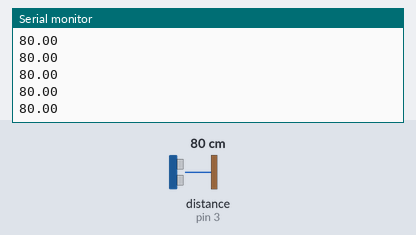
The sketch below on a simulated Arduino Uno, built with avr-gcc and run on an emulated ATmega328P. On the bench: the last lines printed to the serial monitor. The test bench sets the inputs (shaded band); at power-on: distance to the obstacle (sensor on pin 3) 80 cm. The echo pulse lasts 58.3 µs per cm.

Above: at 1.2 s.
1.3 s: distance to the obstacle (sensor on pin 3) set to 2 cm
At 1.38 s:
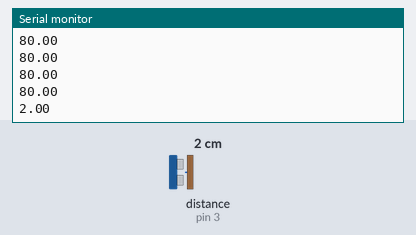
2.8 s: distance to the obstacle (sensor on pin 3) set to 4 cm
At 2.9 s:
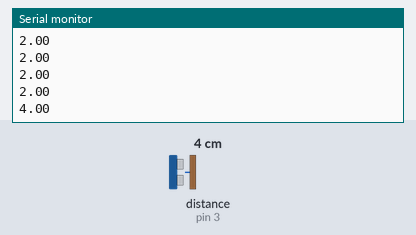
Timing chart, 0 to 5.8 s (numbered marks = the images above; inputs shaded):
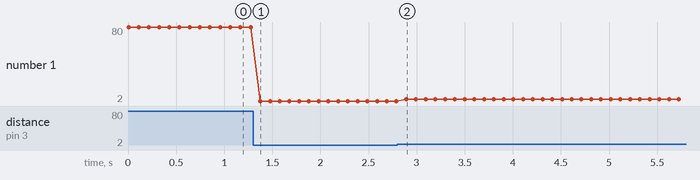

The sketch:

hcsr-04.ino
```cpp
#include <afstandssensor.h>

                                        // AfstandsSensor(triggerPin, echoPin);
AfstandsSensor afstandssensor(2, 3);  // Starter afstandssensoren på ben 2 og 3.

void setup () {
    Serial.begin(9600);  // Opsætter serial kommunikation tilbage til computeren
}

void loop () {
    // Måler afstanden for hver 500ms
    Serial.println(afstandssensor.afstandCM());
    delay(100);
}
```

Measured:
- after the input at 1.3 s, the serial monitor: prints a new line after 0.07 s (image 1)
- after the input at 2.8 s, the serial monitor: prints a new line after 0.09 s (image 2)
- plotted number 1: 80 → 2 after the input at 1.3 s, 2 → 4 after the input at 2.8 s
